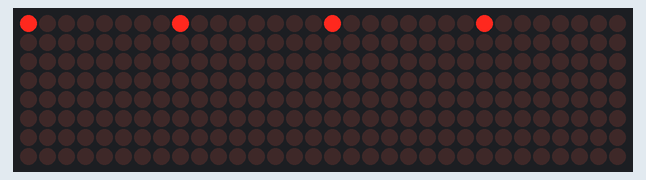
Bench run of a sketch on a simulated Arduino Uno, built with avr-gcc and run on an emulated ATmega328P. Shown: 32×8 LED matrix.

Above: at 0.06 s.
At 0.89 s:
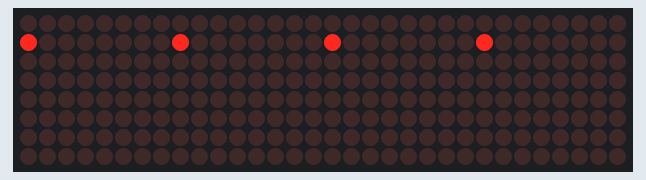
At 1.82 s:
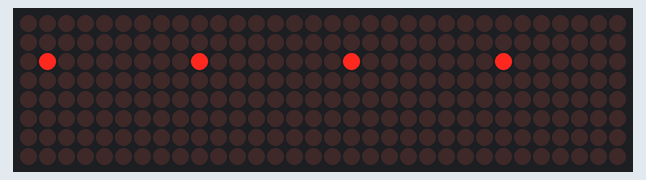
At 3.59 s:
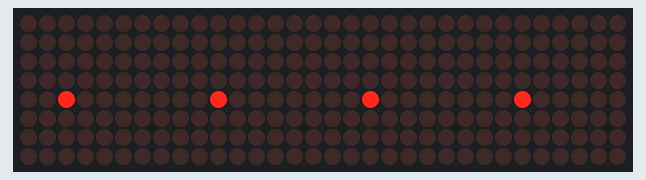
At 5.35 s:
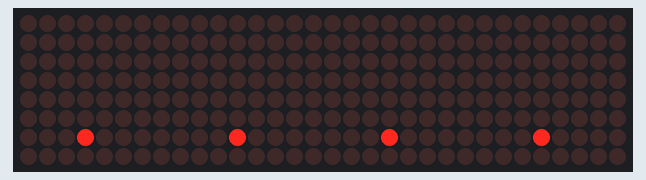
At 7.23 s:
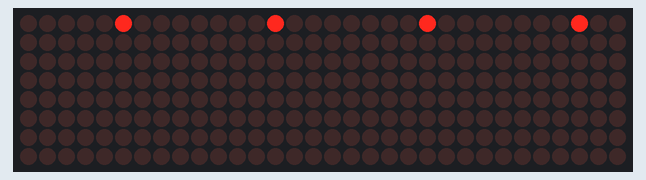

Measured:
- by itself, everything shown: repeats every 6.6 s, in 64 steps

The sketch:

sketch_may29a.ino
```cpp
#include <LedControl.h>

const int DEVICE_COUNT = 4;

// DIN = 11, CLK = 13, CS = 10
LedControl lc = LedControl(11, 13, 10, DEVICE_COUNT);

void setup() {
  for (int t = 0 ; t < DEVICE_COUNT; t++) {
    lc.shutdown(t, false);   // Turn on the display
    lc.setIntensity(t, 8);   // Set brightness
    lc.clearDisplay(t);      // Start with clear display
  }
}

void loop() {
  // Row by row, column by column
  for (int row = 0; row < 8; row++) {
    for (int col = 0; col < 8; col++) {
      for (int t = 0 ; t < DEVICE_COUNT; t++) {
        lc.setLed(t, row, col, true);  // Turn on LED
      }
      delay(100);                     // Wait
      for (int t = 0 ; t < DEVICE_COUNT; t++) {
        lc.setLed(t, row, col, false); // Turn off LED
      }
    }
  }
}
```
